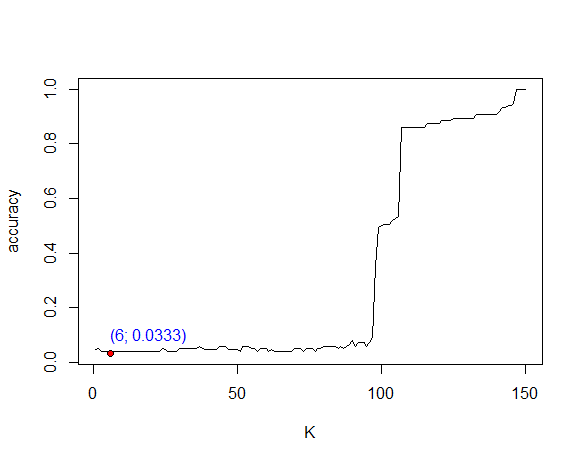

Generate this figure with R:
euclideanDistance <- function(u, v)
{
  sqrt(sum((u - v)^2))
}

sortObjectsByDist <- function(xl, z, metricFunction =
                                euclideanDistance)
{
  
  l <- dim(xl)[1]
  n <- dim(xl)[2] - 1
  distances <- matrix(NA, l, 2)
  for (i in 1:l)
  {
    distances[i, ] <- c(i, metricFunction(xl[i, 1:n], z))
  }
  
  orderedXl <- xl[order(distances[, 2]), ]
  return (orderedXl);
}

kNN <- function(xl, z, k)
{
  n <- dim(xl)[2] - 1
  classes <- xl[1:k, n + 1]
  counts <- table(classes)
  class <- names(which.max(counts))
  return (class)
}

colors <- c("setosa" = "red", "versicolor" = "green3",
            "virginica" = "blue") 
xl <- iris[, 3:5]
k <-150
LOO<-rep(0,k)

n<-150
K<-rep(0,k)
accuracy<-rep(0,k)
for(i in 1:n)
{
  z<-c(xl[i,1],xl[i,2])
  
  x<-sortObjectsByDist(xl[, 1:3][-i,], z)
  
  for(j in 1:k)
  {
    class<-kNN(x,z,k=j)
    if(class != xl[i,3])LOO[j]<-LOO[j]+1
  }
}
for (i in 1:k)
{
  K[i]<-i
  accuracy[i]<-LOO[i]/n
}


plot(K,accuracy,type = "l")

min<-which.min(accuracy)

points(K[min],accuracy[min],pch = 21, bg = "red", asp = 1)

text( K[min],accuracy[min], sprintf("(%d; %.4f)", K[min], accuracy[min]), adj = c( 0, -1 ), col = "blue" )
